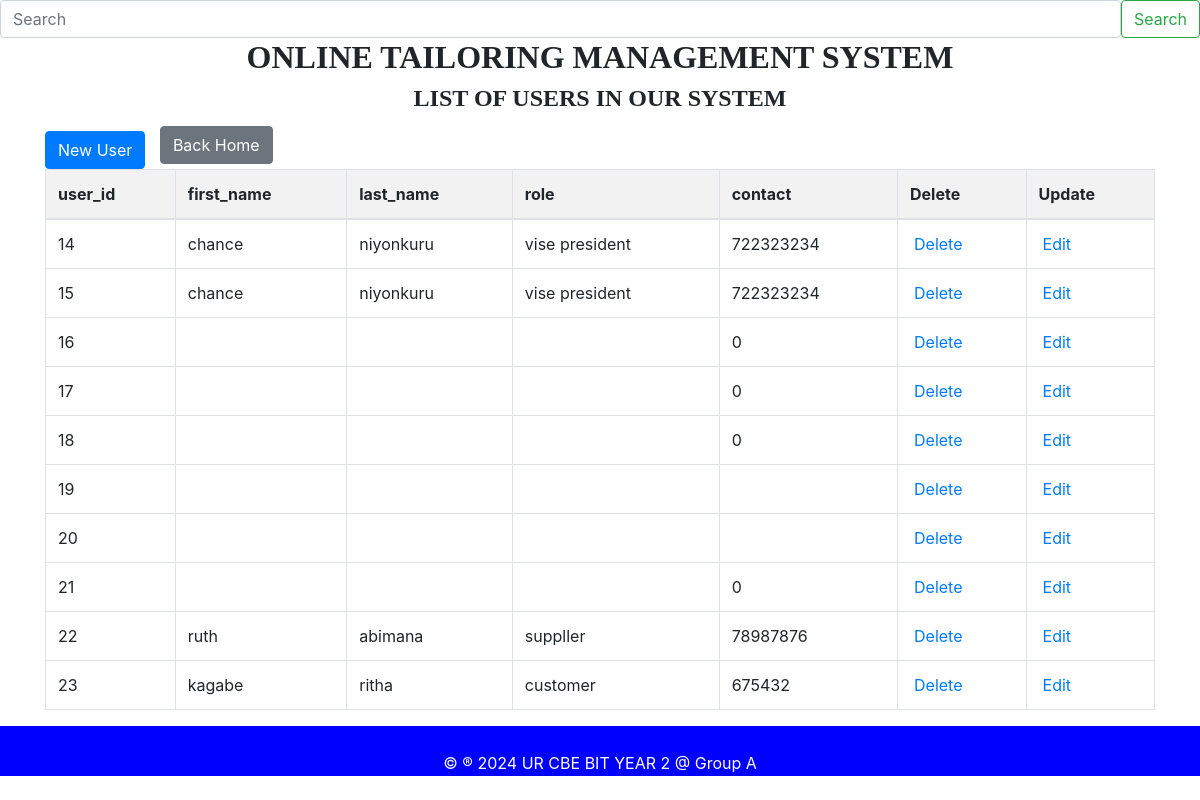
Screenshot of /php/usertable.php with the database file from the repository.
### tables this page shows
CREATE TABLE `user` (
  `user_id` int(20) NOT NULL,
  `first_name` varchar(50) DEFAULT NULL,
  `last_name` varchar(60) DEFAULT NULL,
  `role` varchar(40) DEFAULT NULL,
  `contact` int(15) DEFAULT NULL
);

### php/usertable.php (the view, shortened to what this page needs)
<!DOCTYPE html>
<html>
<head>
    <link href="https://stackpath.bootstrapcdn.com/bootstrap/4.5.2/css/bootstrap.min.css" rel="stylesheet">
</head>
<body>
    <form class="d-flex" role="search" action="search.php">
    <input class="form-control me-2" type="search" placeholder="Search" aria-label="Search" name="query">
    <button class="btn btn-outline-success search-button" type="submit">Search</button>
</form>
    <div class="container">
        <h2 style="text-align: center; font-family: century; font-weight: bold;">ONLINE TAILORING MANAGEMENT SYSTEM</h2>
        <h4 style="text-align: center; font-family: century; font-weight: bold;">LIST OF USERS IN OUR SYSTEM</h4>
        <a href="user form.php" class="btn btn-primary" style="margin-top: 10px;">New User</a>
        <a href="home.html" class="btn btn-secondary" style="margin-left: 10px;">Back Home</a>
        <table class="table table-bordered">
            <thead class="bg-warning">
                <tr>
                    <th>user_id</th>
                    <th>first_name</th>
                    <th>last_name</th>
                    <th>role</th>
                    <th>contact</th>
                    <th>Delete</th>
                    <th>Update</th>
                </tr>
            </thead>
            <tbody>
                <?php
                include "dbconnection.php";
                $connection = new mysqli($servername, $username, $password, $dbname);
                $sql = "SELECT * FROM user";
                $result = $connection->query($sql);
                if ($result->num_rows > 0) {
                    while ($row = $result->fetch_assoc()) {
                        echo "<tr>
                            <td>" . $row['user_id'] . "</td>
                            <td>" . $row['first_name'] . "</td>
                            <td>" . $row['last_name'] . "</td>
                            <td>" . $row['role'] . "</td>
                            <td>" . $row['contact'] . "</td>
                            <td><a style='padding:4px' href='deleteuser.php?user_id={$row['user_id']}'>Delete</a></td>
                            <td><a style='padding:4px' href='updateuser.php?user_id={$row['user_id']}'>Edit</a></td>
                        </tr>";
                    }
                } else {
                    echo "<tr><td colspan='7'>No data found</td></tr>";
                }
                ?>
            </tbody>
        </table>
    </div>
    <footer>
        <p>&copy; &reg; 2024 UR CBE BIT YEAR 2 @ Group A</p>
    </footer>
</body>
</html>

### php/usertable.php (style rules this page uses)
table { width: 100%; border-collapse: collapse; }
th, td { border: 1px solid #ddd; padding: 8px; text-align: left; }
th { background-color: #f2f2f2; }
footer { height: 50px; text-align: center; padding: 25px; color: white; background-color: blue; }

### rows the page displays
user: user_id "14", first_name "chance", last_name "niyonkuru", role "vise president", contact "722323234"
user: user_id "15", first_name "chance", last_name "niyonkuru", role "vise president", contact "722323234"
user: user_id "16", contact "0"
user: user_id "17", contact "0"
user: user_id "18", contact "0"
user: user_id "19"
user: user_id "20"
user: user_id "21", contact "0"
user: user_id "22", first_name "ruth", last_name "abimana", role "suppller", contact "78987876"
user: user_id "23", first_name "kagabe", last_name "ritha", role "customer", contact "675432"
